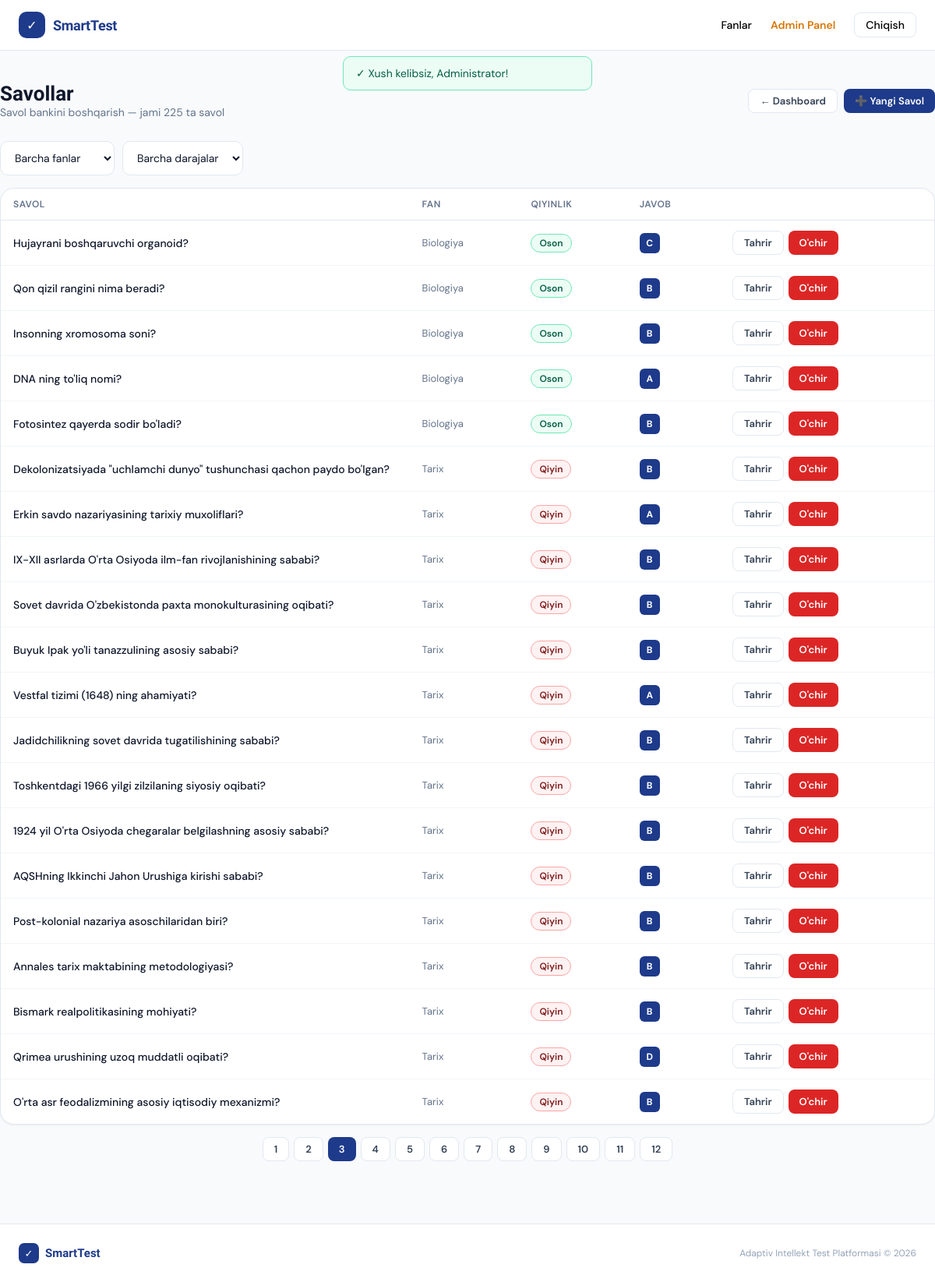
Page /questions.php?page=3&subject_id=0&difficulty=0 (signed in) on the committed database.
### tables this page shows
CREATE TABLE `questions` (
  `id`             INT UNSIGNED NOT NULL AUTO_INCREMENT,
  `subject_id`     INT UNSIGNED NOT NULL,
  `question_text`  TEXT NOT NULL,
  `option_a`       TEXT NOT NULL,
  `option_b`       TEXT NOT NULL,
  `option_c`       TEXT NOT NULL,
  `option_d`       TEXT NOT NULL,
  `correct_option` CHAR(1) NOT NULL,
  `difficulty`     TINYINT UNSIGNED NOT NULL DEFAULT 1,
  `created_at`     TIMESTAMP DEFAULT CURRENT_TIMESTAMP,
  PRIMARY KEY (`id`),
  KEY `idx_subject`    (`subject_id`),
  KEY `idx_difficulty` (`difficulty`),
  CONSTRAINT `fk_q_subject`
    FOREIGN KEY (`subject_id`) REFERENCES `subjects`(`id`) ON DELETE CASCADE
);

CREATE TABLE `subjects` (
  `id`          INT UNSIGNED NOT NULL AUTO_INCREMENT,
  `name`        VARCHAR(150) NOT NULL,
  `icon`        VARCHAR(20)  NOT NULL DEFAULT '📚',
  `description` TEXT,
  `created_at`  TIMESTAMP DEFAULT CURRENT_TIMESTAMP,
  PRIMARY KEY (`id`)
);

### config.php (called while the page is built, shortened)
<?php
function db(): PDO {
    static $pdo = null;
    if ($pdo === null) {
        try {
            $dsn = sprintf(
                'mysql:host=%s;dbname=%s;charset=%s',
                DB_HOST, DB_NAME, DB_CHARSET
            );
            $pdo = new PDO($dsn, DB_USER, DB_PASS, [
                PDO::ATTR_ERRMODE            => PDO::ERRMODE_EXCEPTION,
                PDO::ATTR_DEFAULT_FETCH_MODE => PDO::FETCH_ASSOC,
                PDO::ATTR_EMULATE_PREPARES   => false,
            ]);
        } catch (PDOException $e) {
            die('
<div style="font-family:system-ui;max-width:560px;margin:60px auto;padding:32px;
            background:#FEF2F2;border:1px solid #FECACA;border-radius:16px">
  <h2 style="color:#DC2626;margin:0 0 12px">❌ Database ulanmadi</h2>
  <p style="color:#7F1D1D;margin:0 0 8px">Xato: ' . htmlspecialchars($e->getMessage()) . '</p>
  <p style="color:#991B1B;margin:0;font-size:14px">
    <b>config.php</b> faylidagi DB_HOST, DB_NAME, DB_USER, DB_PASS ni tekshiring.
  </p>
</div>');
        }
    }
    return $pdo;
}
function h(string $str): string {
    return htmlspecialchars($str, ENT_QUOTES, 'UTF-8');
}
function diffLabel(int $d): string {
    return match($d) {
        1 => 'Oson',
        2 => "O'rta",
        3 => 'Qiyin',
        default => ''
    };
}

### questions.php (the view, shortened to what this page needs)
<?php
require_once '../config.php';
$filterSubject = (int)($_GET['subject_id'] ?? 0);
$filterDiff    = (int)($_GET['difficulty'] ?? 0);
$page = max(1,(int)($_GET['page'] ?? 1));
$perPage = 20;
$where = []; $params = [];
$whereStr = $where ? 'WHERE ' . implode(' AND ', $where) : '';
$total = db()->prepare("SELECT COUNT(*) FROM questions q $whereStr");
$total->execute($params);
$total = $total->fetchColumn();
$pages = ceil($total / $perPage);
$offset = ($page - 1) * $perPage;
$stmt = db()->prepare("SELECT q.*,s.name as subject_name FROM questions q JOIN subjects s ON s.id=q.subject_id $whereStr ORDER BY q.id DESC LIMIT $perPage OFFSET $offset");
$stmt->execute($params);
$questions = $stmt->fetchAll();
include '../includes/header.php';
?>
<div class="container page">
  <div style="display:flex;align-items:center;justify-content:space-between;margin-bottom:28px;flex-wrap:wrap;gap:12px">
    <div>
      <h1 style="font-size:26px;font-weight:700;color:#0F172A">Savollar</h1>
      <p style="color:#64748B;font-size:14px">Savol bankini boshqarish — jami <?= $total ?> ta savol</p>
    </div>
    <div style="display:flex;gap:8px">
      <a href="index.php" class="btn btn-secondary btn-sm">← Dashboard</a>
      <a href="?action=create" class="btn btn-primary btn-sm">➕ Yangi Savol</a>
    </div>
  </div>
  <form method="GET" style="display:flex;gap:10px;margin-bottom:16px;flex-wrap:wrap">
    <select name="subject_id" class="form-select" style="width:auto" onchange="this.form.submit()">
      <option value="">Barcha fanlar</option>
    </select>
    <select name="difficulty" class="form-select" style="width:auto" onchange="this.form.submit()">
      <option value="">Barcha darajalar</option>
    </select>
  </form>
  <div class="card" style="overflow:hidden;margin-bottom:16px">
    <table class="table">
      <thead><tr>
        <th>Savol</th><th>Fan</th><th>Qiyinlik</th><th>Javob</th><th></th>
      </tr></thead>
      <tbody>
      <?php if(empty($questions)): ?>
      <tr><td colspan="5" style="text-align:center;padding:40px;color:#94A3B8">Savollar topilmadi. <a href="?action=create" style="color:#1E3A8A">Qo'shish</a>.</td></tr>
      <?php else: foreach($questions as $q): ?>
      <tr>
        <td style="max-width:320px">
          <p style="font-size:14px;font-weight:500;color:#0F172A;overflow:hidden;display:-webkit-box;-webkit-line-clamp:2;-webkit-box-orient:vertical"><?= h($q['question_text']) ?></p>
        </td>
        <td style="font-size:13px;color:#64748B;white-space:nowrap"><?= h($q['subject_name']) ?></td>
        <td>
          <span class="badge <?= ['','badge-easy','badge-medium','badge-hard'][$q['difficulty']] ?>">
            <?= diffLabel($q['difficulty']) ?>
          </span>
        </td>
        <td>
          <span style="width:26px;height:26px;background:#1E3A8A;color:#fff;font-size:12px;font-weight:700;border-radius:6px;display:inline-flex;align-items:center;justify-content:center">
            <?= strtoupper($q['correct_option']) ?>
          </span>
        </td>
        <td>
          <div style="display:flex;gap:6px">
            <a href="?action=edit&id=<?= $q['id'] ?>" class="btn btn-secondary btn-sm">Tahrir</a>
            <a href="?action=delete&id=<?= $q['id'] ?>" class="btn btn-danger btn-sm" onclick="return confirm('Savolni o\'chirasizmi?')">O'chir</a>
          </div>
        </td>
      </tr>
      <?php endforeach; endif; ?>
      </tbody>
    </table>
  </div>
  <?php if($pages > 1): ?>
  <div style="display:flex;gap:6px;justify-content:center;flex-wrap:wrap">
    <?php for($i=1;$i<=$pages;$i++): ?>
    <a href="?page=<?= $i ?>&subject_id=<?= $filterSubject ?>&difficulty=<?= $filterDiff ?>" class="btn <?= $i==$page?'btn-primary':'btn-secondary' ?> btn-sm"><?= $i ?></a>
    <?php endfor; ?>
  </div>
  <?php endif; ?>
</div>
<?php include '../includes/footer.php'; ?>

### header.php (style rules this page uses)
* { margin:0;padding:0;box-sizing:border-box }
body { font-family:'DM Sans',sans-serif;background:#F8FAFC;color:#0F172A;min-height:100vh }
h1,h2,h3,h4 { font-family:'Sora',sans-serif }
.btn { display:inline-flex;align-items:center;gap:8px;padding:9px 18px;border-radius:10px;font-size:14px;font-weight:600;text-decoration:none;border:none;cursor:pointer;transition:all .2s }
.btn-primary { background:#1E3A8A;color:#fff }
.btn-secondary { background:#fff;color:#334155;border:1.5px solid #E2E8F0 }
.btn-danger { background:#DC2626;color:#fff }
.btn-sm { padding:6px 14px;font-size:13px;border-radius:8px }
.card { background:#fff;border-radius:18px;border:1px solid #E2E8F0;box-shadow:0 1px 3px rgba(0,0,0,.06) }
.form-input,.form-select,.form-textarea { width:100%;padding:11px 14px;border:1.5px solid #E2E8F0;border-radius:10px;font-size:14px;font-family:'DM Sans',sans-serif;color:#0F172A;background:#fff;transition:border-color .2s,box-shadow .2s;outline:none }
.badge { display:inline-flex;align-items:center;padding:3px 10px;border-radius:20px;font-size:12px;font-weight:600 }
.badge-easy { background:#ECFDF5;color:#065F46;border:1px solid #6EE7B7 }
.badge-hard { background:#FEF2F2;color:#7F1D1D;border:1px solid #FCA5A5 }
.table { width:100%;border-collapse:collapse;font-size:14px }
.table th { text-align:left;padding:12px 16px;font-size:12px;font-weight:600;color:#64748B;text-transform:uppercase;letter-spacing:.5px;border-bottom:1px solid #E2E8F0 }
.table td { padding:13px 16px;border-bottom:1px solid #F1F5F9;color:#334155;vertical-align:middle }
.table tr:last-child td { border-bottom:none }
.container { max-width:1200px;margin:0 auto;padding:0 24px }
.page { padding:40px 0 80px }

### rows in the picture
questions: question_text "Hujayrani boshqaruvchi organoid?", subject.name "Biologiya", difficulty "Oson", correct_option "C"
questions: question_text "Qon qizil rangini nima beradi?", subject.name "Biologiya", difficulty "Oson", correct_option "B"
questions: question_text "Insonning xromosoma soni?", subject.name "Biologiya", difficulty "Oson", correct_option "B"
questions: question_text "DNA ning to'liq nomi?", subject.name "Biologiya", difficulty "Oson", correct_option "A"
questions: question_text "Fotosintez qayerda sodir bo'ladi?", subject.name "Biologiya", difficulty "Oson", correct_option "B"
questions: question_text "Dekolonizatsiyada \"uchlamchi dunyo\" tushunchasi qachon paydo bo'lgan?", subject.name "Tarix", difficulty "Qiyin", correct_option "B"
questions: question_text "Erkin savdo nazariyasining tarixiy muxoliflari?", subject.name "Tarix", difficulty "Qiyin", correct_option "A"
questions: question_text "IX-XII asrlarda O'rta Osiyoda ilm-fan rivojlanishining sababi?", subject.name "Tarix", difficulty "Qiyin", correct_option "B"
questions: question_text "Sovet davrida O'zbekistonda paxta monokulturasining oqibati?", subject.name "Tarix", difficulty "Qiyin", correct_option "B"
questions: question_text "Buyuk Ipak yo'li tanazzulining asosiy sababi?", subject.name "Tarix", difficulty "Qiyin", correct_option "B"
questions: question_text "Vestfal tizimi (1648) ning ahamiyati?", subject.name "Tarix", difficulty "Qiyin", correct_option "A"
questions: question_text "Jadidchilikning sovet davrida tugatilishining sababi?", subject.name "Tarix", difficulty "Qiyin", correct_option "B"
questions: question_text "Toshkentdagi 1966 yilgi zilzilaning siyosiy oqibati?", subject.name "Tarix", difficulty "Qiyin", correct_option "B"
questions: question_text "1924 yil O'rta Osiyoda chegaralar belgilashning asosiy sababi?", subject.name "Tarix", difficulty "Qiyin", correct_option "B"
questions: question_text "AQSHning Ikkinchi Jahon Urushiga kirishi sababi?", subject.name "Tarix", difficulty "Qiyin", correct_option "B"
questions: question_text "Post-kolonial nazariya asoschilaridan biri?", subject.name "Tarix", difficulty "Qiyin", correct_option "B"
questions: question_text "Annales tarix maktabining metodologiyasi?", subject.name "Tarix", difficulty "Qiyin", correct_option "B"
questions: question_text "Bismark realpolitikasining mohiyati?", subject.name "Tarix", difficulty "Qiyin", correct_option "B"
questions: question_text "Qrimea urushining uzoq muddatli oqibati?", subject.name "Tarix", difficulty "Qiyin", correct_option "D"
questions: question_text "O'rta asr feodalizmining asosiy iqtisodiy mexanizmi?", subject.name "Tarix", difficulty "Qiyin", correct_option "B"

### other values in the picture
$s "Xush kelibsiz, Administrator!"
$total "225"
